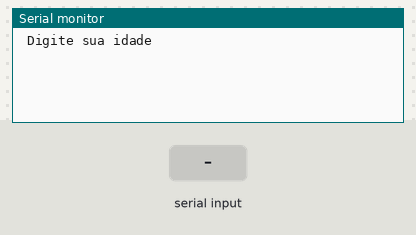
A sketch run on a simulated Arduino Uno, built with avr-gcc and run on an emulated ATmega328P. Shown: the last lines printed to the serial monitor. Inputs (shaded band) come from the test bench.

Above: at 1.2 s.
1.3 s: "90,45\n" received over Serial
At 2.1 s:
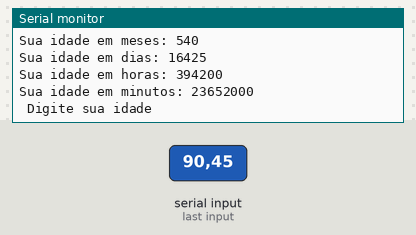
2.8 s: "30,150\n" received over Serial
At 4.6 s:
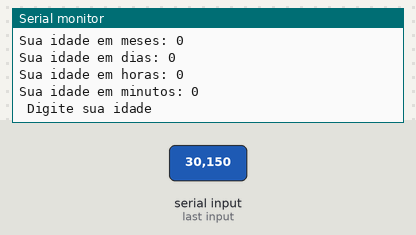
Timing chart, 0 to 6.1 s (numbered marks = the images above; inputs shaded):
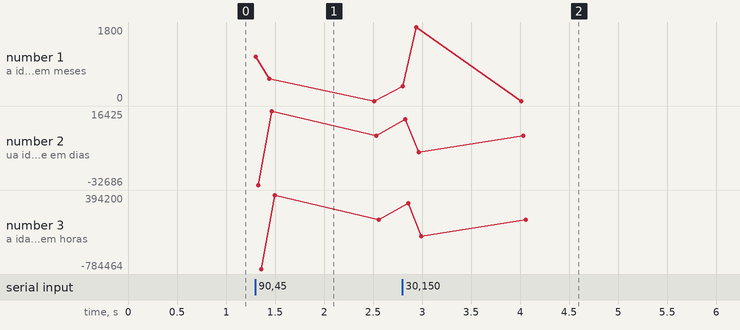

Measured:
- after the input at 1.3 s, the serial monitor: prints a new line at once (image 1)
- after the input at 2.8 s, the serial monitor: prints a new line at once (image 2)

The sketch:

ex_011.ino
```cpp
// Faça um programa que receba a idade de uma pessoa em anos
// E imprima essa idade em: Meses, Dias, Horas, Minutos.

// variaveis
int idade = 0;//inicia a idade
long idadeMeses = 0;
long idadeDias = 0;
long idadeHoras = 0;
long idadeMinutos = 0;


void setup()
{
  Serial.begin(9600);
}

void loop()
{
 //entrada
  Serial.println(" Digite sua idade");//pergunte a idade do usuário
  while( ! Serial.available() ){}//Aguarda o usuário digitar (para o loop)
  idade = Serial.parseInt();

  //processamento
   idadeMeses = idade * 12;
   idadeDias  = idade * 365;
   idadeHoras = idadeDias * 24;
   idadeMinutos = idadeHoras * 60;

  //saída
   Serial.println("Sua idade em meses: " + String(idadeMeses) );
   Serial.println("Sua idade em dias: " + String(idadeDias) );
   Serial.println("Sua idade em horas: " + String(idadeHoras) );
   Serial.println("Sua idade em minutos: " + String(idadeMinutos) );
}
```
